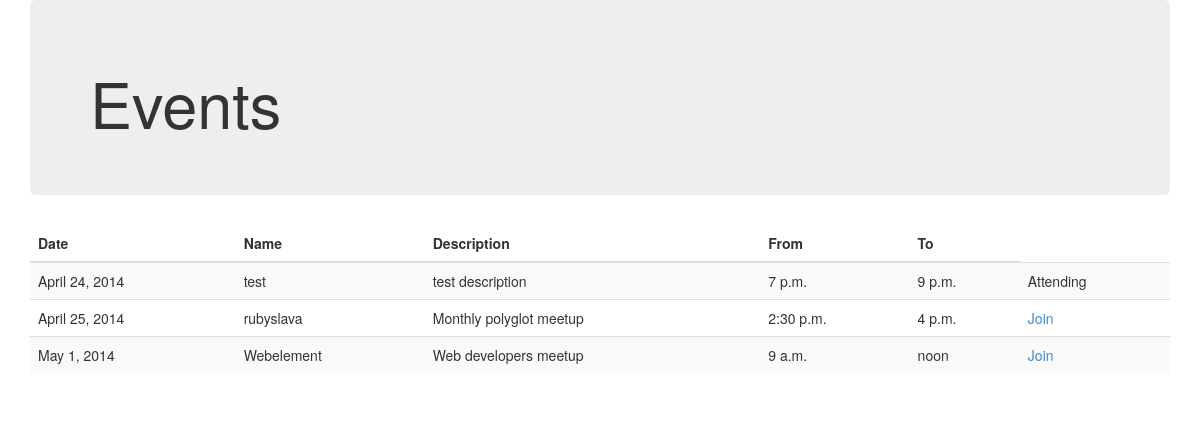
The app's page / (signed in) with its own data.
### events/models.py (models this page shows)
class Event(models.Model):
    name = models.CharField(max_length=75)
    description = models.TextField(blank=True, null=True)
    date = models.DateField()
    from_time = models.TimeField()
    to_time = models.TimeField()
    attendees = models.ManyToManyField(
        to=settings.AUTH_USER_MODEL, through='Attendance'
    )

### events/views.py (the view)
# urls.py: url(r'^$', EventsView.as_view(), name='events-list'),
class EventsView(ListView):
    model = Event
    def get_queryset(self):
        results = self.model.objects.extra(
            select={
                'attends': 'select count(a.user_id) '
                           'from events_attendance AS a '
                           'join auth_user AS u on (a.user_id=u.id) '
                           'where a.event_id=events_event.id AND u.username="{}"'.format(
                                self.request.session.get('username', None)
                            )
            }
        )
        return results

### events/templates/events/event_list.html (shortened to what this page needs)
<!DOCTYPE html>
{% load staticfiles %}
<html lang="en">
<head>
    <link href='{% static "css/bootstrap.min.css" %}' rel="stylesheet">
    <link href='{% static "css/bootstrap-theme.min.css" %}' rel="stylesheet">
</head>
<body role="document">
<div class="container" role="main">
    <div class="jumbotron">
        <h1>Events</h1>
    </div>
    <div class="table-responsive">
        <table class="table table-striped">
            <thead>
            <tr>
                <th>Date</th>
                <th>Name</th>
                <th>Description</th>
                <th>From</th>
                <th>To</th>
            </tr>
            </thead>
            <tbody>
            {% for event in object_list %}
                <tr>
                    <td>{{ event.date }}</td>
                    <td>{{ event.name }}</td>
                    <td>{{ event.description }}</td>
                    <td>{{ event.from_time }}</td>
                    <td>{{ event.to_time }}</td>
                    <td>
                        {% if event.attends == 0 %}
                            <a href="/events/{{ event.id }}/">Join</a>
                        {% else %}
                            <span>Attending</span>
                        {% endif %}
                    </td>
                </tr>
            {% empty %}
                <tr>
                    <td>No events available</td>
                </tr>
            {% endfor %}
            </tbody>
        </table>
    </div>
</div>
</body>
</html>

### records on screen
Event: date "April 24, 2014", name "test", description "test description", from_time "7 p.m.", to_time "9 p.m.", shows "Attending"
Event: date "April 25, 2014", name "rubyslava", description "Monthly polyglot meetup", from_time "2:30 p.m.", to_time "4 p.m."
Event: date "May 1, 2014", name "Webelement", description "Web developers meetup", from_time "9 a.m.", to_time "noon"
